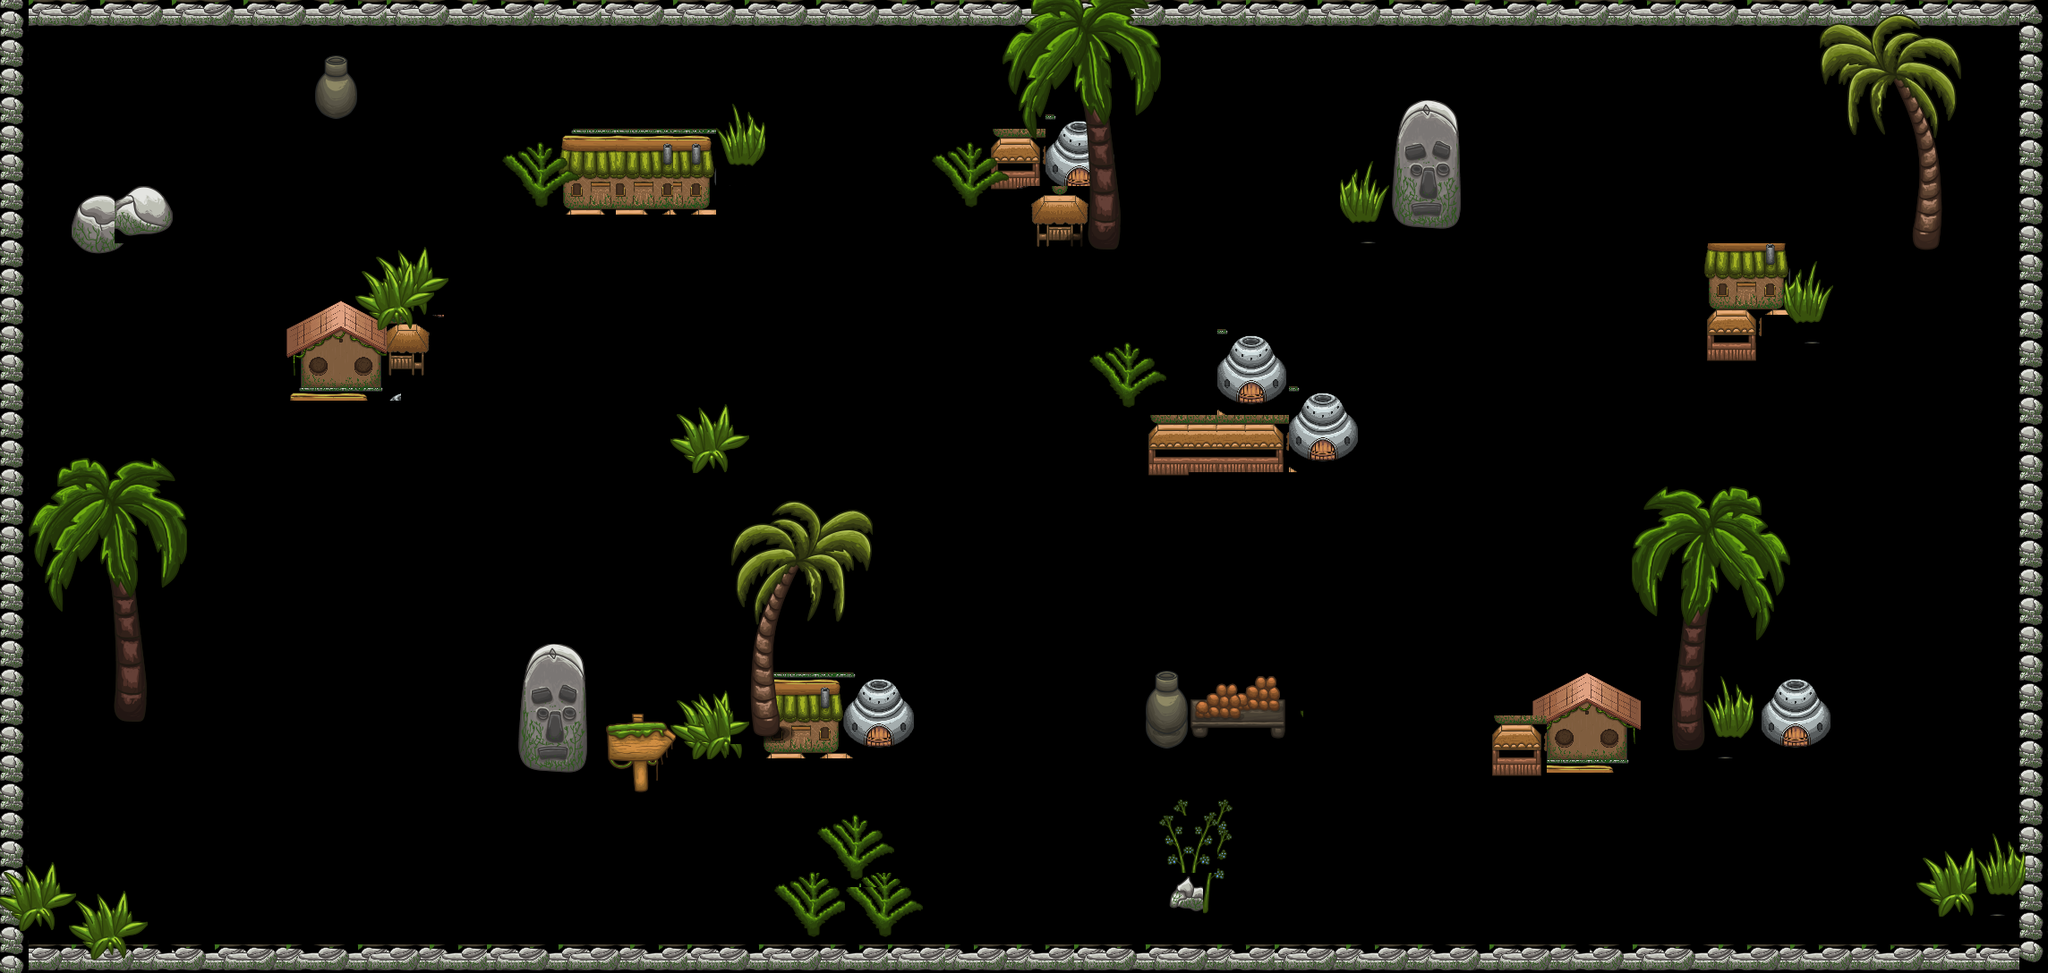

A level layout from a 2D game, rendered from its tile map. Below: a short description, then the map file with tile-grid data replaced by summaries:
An orthogonal 143x68 tile map with 16x16 px tiles, 4 tile layers (item_3, item_4, treebottom, treeTop), 8 tilesets and 55 objects (50x 1, 2x 2, 3, 4, 5).

<map version="1.2" tiledversion="1.3.1" orientation="orthogonal" renderorder="right-down" compressionlevel="0" width="143" height="68" tilewidth="16" tileheight="16" infinite="0" nextlayerid="24" nextobjectid="74">
 <tileset firstgid="1" source="main_land.tsx" />
 <tileset firstgid="257" source="road.tsx" />
 <tileset firstgid="513" source="land1_2.tsx" />
 <tileset firstgid="2561" source="item_1.tsx" />
 <tileset firstgid="3585" source="item__.tsx" />
 <tileset firstgid="11777" source="house.tsx" />
 <tileset firstgid="12033" source="land_1.tsx" />
 <tileset firstgid="13923" source="tree.tsx" />
 <layer id="10" name="item_3" width="143" height="68">
  <data>[9724 cells, 1098 non-empty, 169 distinct tile ids]</data>
 </layer>
 <layer id="23" name="item_4" width="143" height="68">
  <data>[9724 cells, 814 non-empty, 16 distinct tile ids]</data>
 </layer>
 <group id="13" name="Group tree">
  <layer id="19" name="treebottom" width="143" height="68">
   <data>[9724 cells, 1964 non-empty, 711 distinct tile ids]</data>
  </layer>
  <layer id="17" name="treeTop" width="143" height="68">
   <data>[9724 cells, 2221 non-empty, 772 distinct tile ids]</data>
  </layer>
 </group>
 <objectgroup id="21" name="colision" offsetx="1.33333" offsety="0">
  <object id="58" type="2" x="20" y="26.2424" width="2238.67" height="1042.42" />
  <object id="9" type="1" x="100.333" y="799" width="85.6667" height="23" />
  <object id="10" type="1" x="105.333" y="1049.67" width="26.6667" height="10.6667" />
  <object id="11" type="1" x="24" y="1021.33" width="28" height="14.6667" />
  <object id="12" type="1" x="574.667" y="833.667" width="79" height="30.3333" />
  <object id="13" type="1" x="701.333" y="864" width="26.6667" height="24" />
  <object id="14" type="1" x="769" y="817.667" width="56" height="24" />
  <object id="15" type="1" x="850.667" y="788" width="158.667" height="56" />
  <object id="16" type="1" x="1666.67" y="801.333" width="168" height="70.6667" />
  <object id="17" type="1" x="1962.67" y="784" width="77.3334" height="52" />
  <object id="18" type="1" x="1844.67" y="828.667" width="83" height="23" />
  <object id="19" type="1" x="1918.67" y="816" width="30.6667" height="9.33333" />
  <object id="20" type="1" x="1285.33" y="789.333" width="148" height="37.3333" />
  <object id="21" type="1" x="320" y="402.667" width="156" height="53.3333" />
  <object id="22" type="1" x="624" y="192" width="173.333" height="53.3337" />
  <object id="23" type="1" x="354.667" y="97.3333" width="38.6667" height="36" />
  <object id="28" type="1" x="1556" y="224" width="76" height="36" />
  <object id="29" type="1" x="1508" y="242.667" width="33.3333" height="8" />
  <object id="30" type="1" x="1282.67" y="496" width="152" height="38.6667" />
  <object id="31" type="1" x="1445.33" y="456" width="61.3333" height="68" />
  <object id="32" type="1" x="1357.33" y="388" width="74.6667" height="64" />
  <object id="36" type="1" x="2140" y="248" width="26.6667" height="36" />
  <object id="37" type="1" x="1312" y="1005.33" width="29.3333" height="17.3333" />
  <object id="38" type="1" x="82.3333" y="258" width="56" height="26" />
  <object id="39" type="1" x="782.667" y="509.333" width="21.3333" height="14.6667" />
  <object id="43" type="1" x="894" y="1036.67" width="28.6667" height="16.6667" />
  <object id="44" type="1" x="972" y="1030" width="26.6667" height="18.6667" />
  <object id="45" type="1" x="939.333" y="966.003" width="34" height="16.6667" />
  <object id="47" type="1" x="594" y="222" width="16.6667" height="12" />
  <object id="48" type="1" x="814" y="178" width="30" height="8.66667" />
  <object id="49" type="1" x="840" y="805.333" width="9.33333" height="14.6667" />
  <object id="50" type="1" x="2221.33" y="994" width="31.3333" height="6" />
  <object id="51" type="1" x="2168" y="998.667" width="28.6667" height="7.33333" />
  <object id="52" type="1" x="1997.33" y="355.333" width="35.3333" height="8.66667" />
  <object id="53" type="1" x="1076" y="220.667" width="14" height="12" />
  <object id="54" type="1" x="1251.33" y="443.333" width="14.6667" height="12" />
  <object id="60" type="1" x="1166.67" y="159" width="50" height="49" />
  <object id="61" type="1" x="1152.67" y="254" width="123" height="36" />
  <object id="62" type="1" x="1106.67" y="189" width="53" height="23" />
  <object id="63" type="1" x="1907.67" y="391" width="57" height="16" />
  <object id="64" type="1" x="1905.67" y="330" width="87" height="16" />
  <object id="65" type="1" x="140.667" y="242" width="51" height="20" />
 </objectgroup>
 <objectgroup id="22" name="event">
  <object id="40" name="event" type="1" x="504" y="84" width="40" height="56" />
  <object id="41" name="event" type="1" x="1692" y="229.333" width="48" height="82.6667" />
  <object id="67" name="event" type="1" x="161.333" y="878.667" width="48" height="72" />
  <object id="66" name="event" type="1" x="142.667" y="336" width="38.6667" height="60" />
  <object id="42" name="event" type="1" x="1565.33" y="500" width="49.3333" height="70.6667" />
  <object id="68" name="event" type="1" x="559.333" y="954.667" width="48" height="62.6667" />
  <object id="57" name="Main" type="2" x="2211.67" y="622" />
  <object id="56" name="npc1" type="3" x="855.5" y="232" />
  <object id="55" name="npc2" type="4" x="1063.5" y="823" />
  <object id="69" name="event" type="1" x="224" y="572" width="44" height="69.3333" />
  <object id="70" name="event" type="1" x="1877.33" y="921.667" width="48" height="72" />
  <object id="71" name="event" type="1" x="1957.58" y="18.1818" width="48.4848" height="69.697" />
  <object id="73" name="Gate" type="5" x="2118" y="439.333" />
 </objectgroup>
</map>
